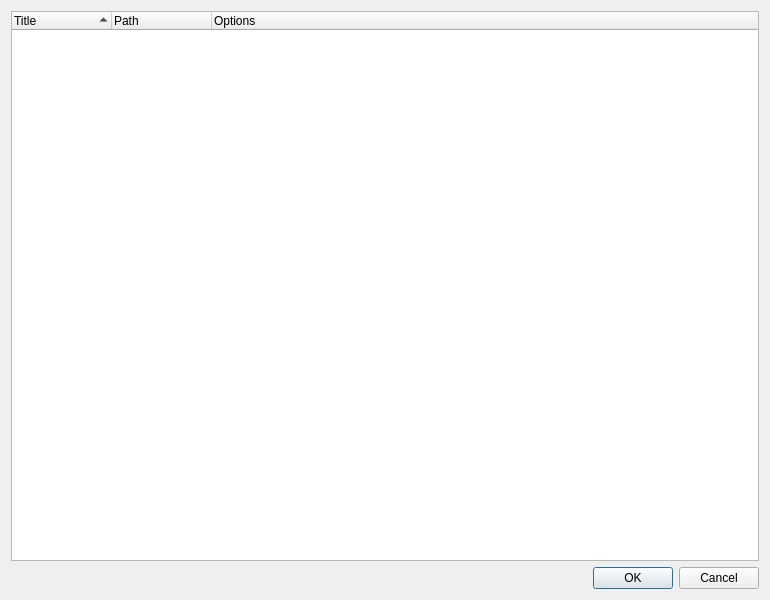
<?xml version="1.0" encoding="UTF-8"?>
<ui version="4.0">
 <class>Dialog</class>
 <widget class="QDialog" name="Dialog">
  <property name="geometry">
   <rect>
    <x>0</x>
    <y>0</y>
    <width>770</width>
    <height>600</height>
   </rect>
  </property>
  <property name="font">
   <font>
    <family>Segoe UI</family>
    <pointsize>9</pointsize>
   </font>
  </property>
  <property name="windowTitle">
   <string>Dialog</string>
  </property>
  <layout class="QVBoxLayout" name="verticalLayout">
   <item>
    <widget class="QTreeWidget" name="TreeWidget">
     <property name="enabled">
      <bool>true</bool>
     </property>
     <property name="sortingEnabled">
      <bool>true</bool>
     </property>
     <column>
      <property name="text">
       <string>Title</string>
      </property>
     </column>
     <column>
      <property name="text">
       <string>Path</string>
      </property>
     </column>
     <column>
      <property name="text">
       <string>Options</string>
      </property>
     </column>
    </widget>
   </item>
   <item>
    <widget class="QDialogButtonBox" name="ButtonBox">
     <property name="orientation">
      <enum>Qt::Horizontal</enum>
     </property>
     <property name="standardButtons">
      <set>QDialogButtonBox::Cancel|QDialogButtonBox::Ok</set>
     </property>
    </widget>
   </item>
  </layout>
 </widget>
 <tabstops>
  <tabstop>TreeWidget</tabstop>
 </tabstops>
 <resources/>
 <connections>
  <connection>
   <sender>ButtonBox</sender>
   <signal>accepted()</signal>
   <receiver>Dialog</receiver>
   <slot>accept()</slot>
   <hints>
    <hint type="sourcelabel">
     <x>227</x>
     <y>701</y>
    </hint>
    <hint type="destinationlabel">
     <x>157</x>
     <y>274</y>
    </hint>
   </hints>
  </connection>
  <connection>
   <sender>ButtonBox</sender>
   <signal>rejected()</signal>
   <receiver>Dialog</receiver>
   <slot>reject()</slot>
   <hints>
    <hint type="sourcelabel">
     <x>295</x>
     <y>707</y>
    </hint>
    <hint type="destinationlabel">
     <x>286</x>
     <y>274</y>
    </hint>
   </hints>
  </connection>
 </connections>
</ui>
